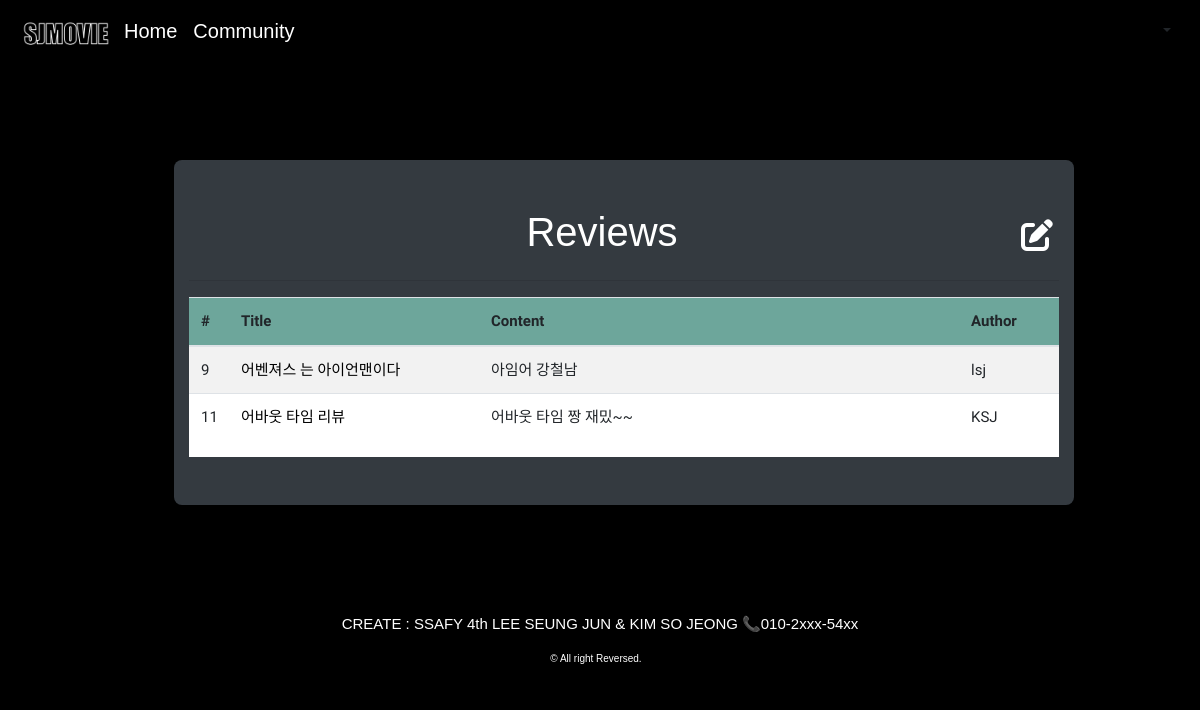
/community/reviews/, run on the app's committed database.
### community/models.py (models this page shows, shortened)
class Review(models.Model):
    title = models.CharField(max_length=100)
    movie_title = models.CharField(max_length=50)
    rate = models.IntegerField()
    content = models.TextField()
    created_at = models.DateTimeField(auto_now_add=True)
    updated_at = models.DateTimeField(auto_now=True)
    user = models.ForeignKey(settings.AUTH_USER_MODEL, on_delete=models.CASCADE)

### accounts/models.py (models this page shows)
class User(AbstractUser):
    pass

### community/views.py (the view)
# urls.py: path('reviews/',views.reviews, name="reviews"),
def reviews(request):
    reviews = Review.objects.all()
    context = {
        "reviews" : reviews
    }
    return render(request, 'community/reviews.html',context)

### community/templates/community/reviews.html (shortened to what this page needs)
{% extends 'community.html' %}
{% block content %}
	<div class="ml-5 col-md-9 bg-dark pt-5" style= "border: none; border-radius: 8px;">
  <div class= "reviews d-flex justify-content-between">
	<br>
  <h1>Reviews</h1>
	<button id="createBtn" class="modal-button bg-dark" data-toggle="modal" data-target="#exampleModal"><i class="fas fa-edit text-white"></i></button>
	</div>
    <hr>
	<div class="container-fluid bg-white">
		<div class="row ">
			<div class="col-md-12 p-0"   >
				<table class="table table-striped reviewTable">
					<thead>
						<tr style="background-color: rgb(109, 166, 155);">
							<th style="width:40px;">#</th>
							<th style="width:250px;">Title</th>
							<th>Content</th>
							<th style="width:100px;">Author</th>
						</tr>
					</thead>
					<tbody>
						{% for review in reviews %}
							<tr>
								<td>
									{{review.pk}}
								</td>
								<td>
									<a  href="{%url "community:detail" review.pk review.movie_title%}">
									<span style =" color: black;">{{review.title}} </span>
									</a>
								</td>
								<td>
									<div style = "overflow: hidden;">{{review.content}}</div>
								</td>
								<td>
									{{review.user}}
								</td>
							</tr>
						{% endfor %}
					</tbody>
				</table>
			</div>
		</div>
	</div>
	<br>
	</div>
{% endblock content %}

### data on the page
Review: pk "9", title "어벤져스 는 아이언맨이다", content "아임어 강철남", user "lsj"
Review: pk "11", title "어바웃 타임 리뷰", content "어바웃 타임 짱 재밌~~", user "KSJ"
